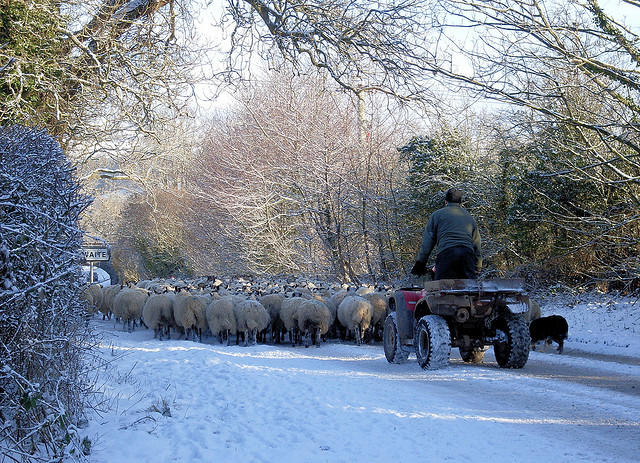
#> input picture img/000000001381.jpg, 640 x 463 px; its folder holds only this picture in this run
$ python main.py
#> lines starting #> are read from the running program, lines starting #| are printed output that depends on the picture
import numpy as np
import cv2
import os


npy_folder = "/home/zhang//onnx/person/"

def get_aspect_scaled_ratio(src_w, src_h, dst_w, dst_h):
    r_w = dst_w / src_w
    r_h = dst_h / src_h
    isAlignWidth = r_h > r_w
    if isAlignWidth:
        ratio = r_w
    else:
        ratio = r_h
    return ratio, isAlignWidth


def images_to_npy(image_folder, npy_folder, txt_path):
    # 创建.npy文件夹
#> called with image_folder = 'img', npy_folder = 'npy', txt_path = 'paths.txt'
    if not os.path.exists(npy_folder):
        os.makedirs(npy_folder)

    # 获取图片文件夹中所有图片的文件名
    image_files = [f for f in os.listdir(image_folder) if f.endswith(('.jpg', '.jpeg', '.png', '.bmp'))]

    # 打开一个文件以保存图片的绝对路径
    with open(txt_path, 'w') as f:
        for image_file in image_files:
            # 读取图片
            img = cv2.imread(os.path.join(image_folder, image_file))
#> img is the input picture: shape (463, 640, 3); mean B, G, R 151.7, 137.3, 126.9

            if img is None:
                print(f"Error: Unable to read image from {image_file}")
                continue


            isAlignWidth = False
            m_net_h = 640
            m_net_w =640
            ratio, isAlignWidth = get_aspect_scaled_ratio(img.shape[1], img.shape[0], m_net_w, m_net_h)
#> ratio = 1; isAlignWidth = True
            temp_img = np.full((m_net_h, m_net_w, img.shape[2]), 114, dtype=np.uint8)

            if isAlignWidth:
                new_height = int(img.shape[0] * ratio)
#> new_height = 463
                ty1 = (m_net_h - new_height) // 2
#> ty1 = 88
                img = cv2.resize(img, (m_net_w, new_height))
                temp_img[ty1:ty1+new_height, :] = img
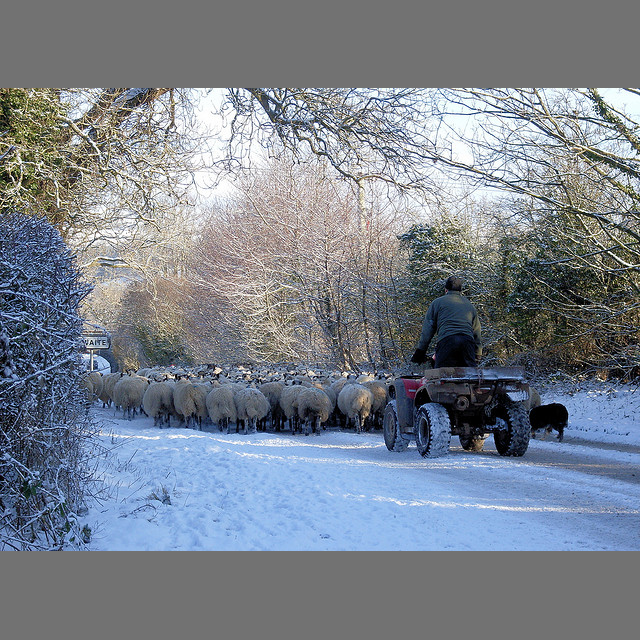
#> temp_img: shape (640, 640, 3); mean B, G, R 141.3, 130.8, 123.4
            else:
                new_width = int(img.shape[1] * ratio)
                tx1 = (m_net_w - new_width) // 2
                img = cv2.resize(img, (new_width, m_net_h))
                temp_img[:, tx1:tx1+new_width] = img


            # 将图片转换为numpy数组并转换为float32
            img_array = np.array(temp_img, dtype=np.float32) / 255.0

            # 调整数据形状
            img_array = img_array.transpose((2, 0, 1))  # 将形状从 HWC 转换为 CHW

            # 保存为.npy文件
            npy_path = os.path.join(npy_folder, os.path.splitext(image_file)[0] + '.npy')
            np.save(npy_path, img_array)

            corrected_path = npy_path.replace("\\", "/")
            print(f"Image saved as {npy_path}")

            # 写入图片的绝对路径到txt文件
            f.write(npy_folder + corrected_path + '\n')

if __name__ == "__main__":
    image_folder = "img"  # 替换为您的图片文件夹路径
    npy_folder = "npy"  # 替换为您希望保存.npy文件的文件夹路径
    txt_path = "paths.txt"  # 存储图片绝对路径的txt文件路径

    images_to_npy(image_folder, npy_folder, txt_path)


$ run again, on img/000000001390.jpg
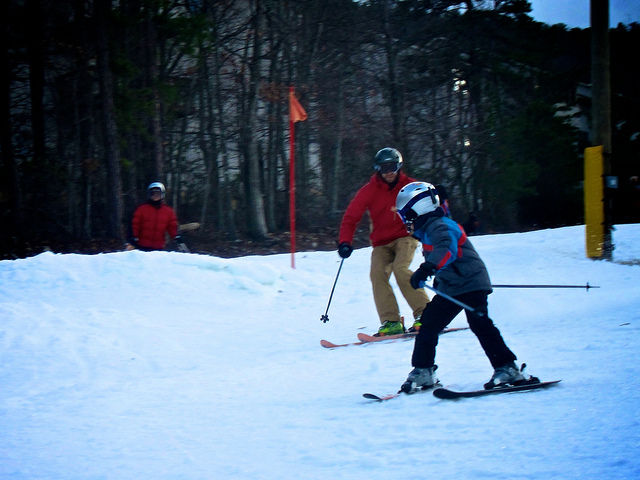
#> input picture img/000000001390.jpg, 640 x 480 px
#> in images_to_npy, img is the input picture: shape (480, 640, 3); mean B, G, R 132.4, 111.8, 91
#> in images_to_npy, `temp_img[ty1:ty1+new_height, :] = img`:
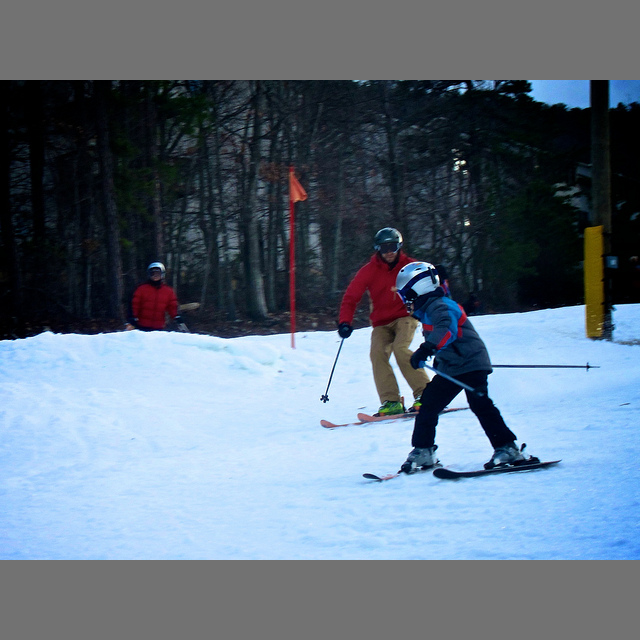
#> temp_img: shape (640, 640, 3); mean B, G, R 127.8, 112.3, 96.8
